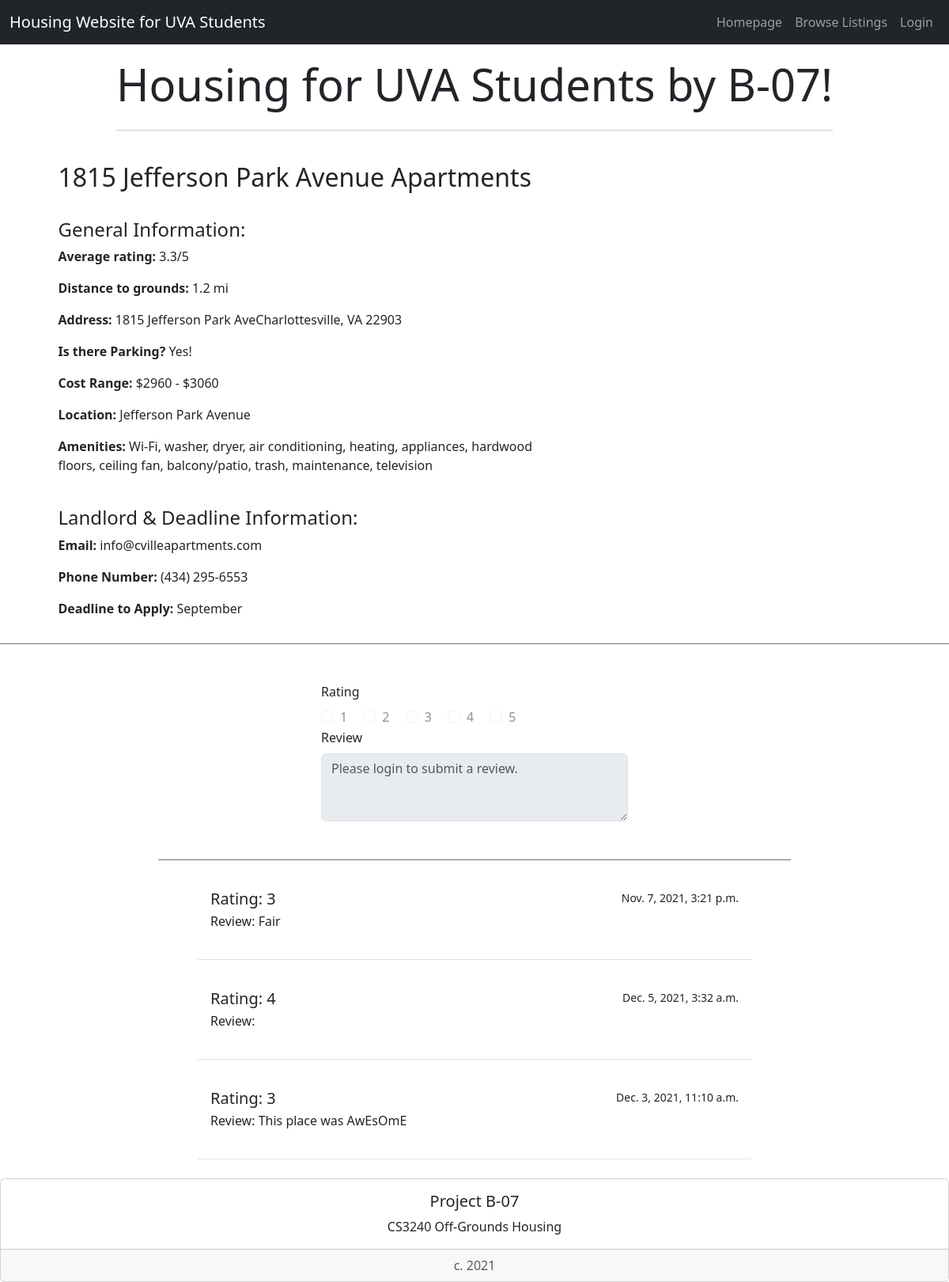
Before: /housing/7/ with the older database file.
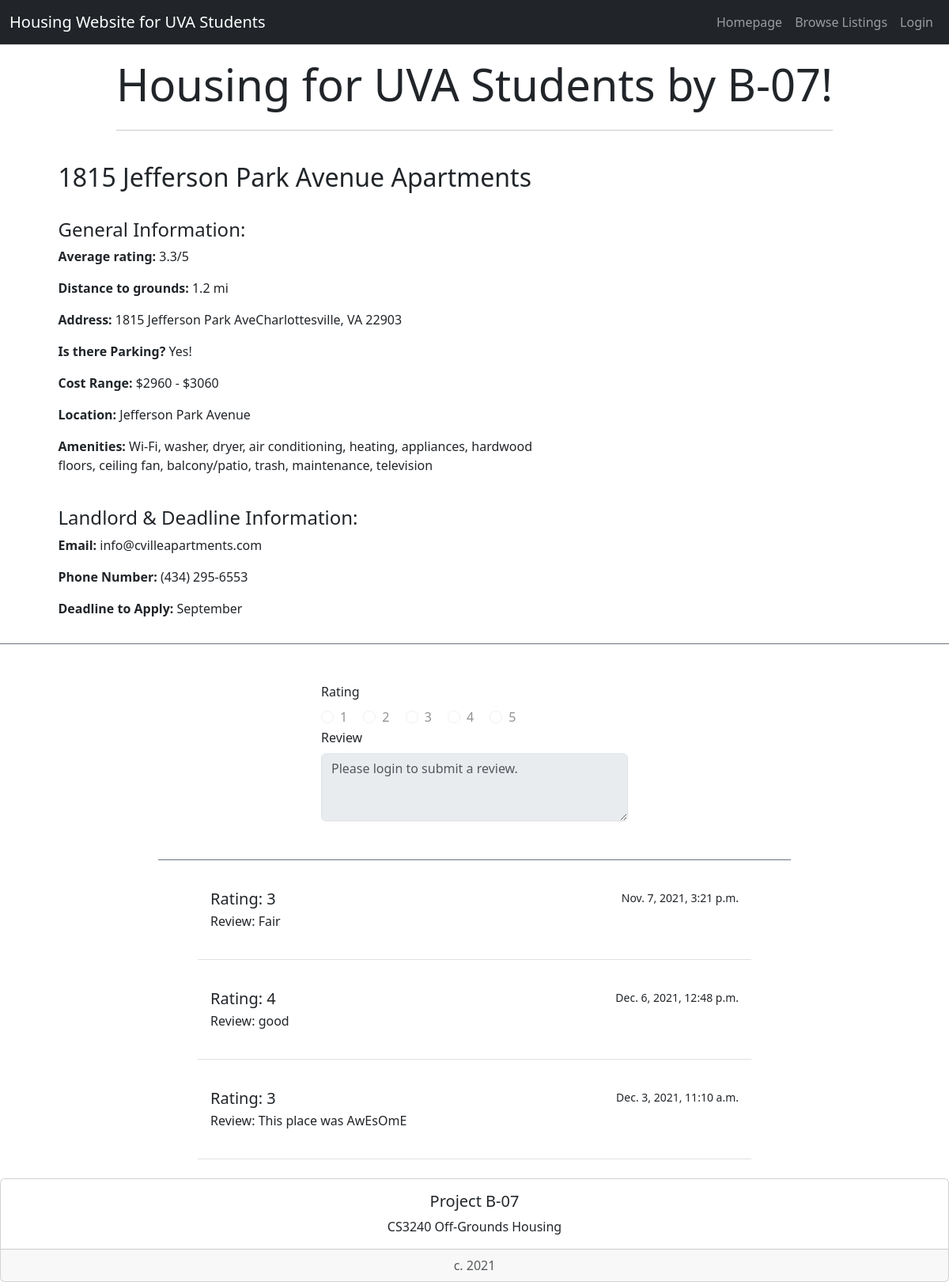
After: the same page with the newer database file.
### housing/models.py (models this page shows, shortened)
class StudentHousing(models.Model):
    name = models.CharField(max_length=200)
    distToGrounds = models.FloatField(default=0)
    parking = models.BooleanField()
    minCost = models.IntegerField(default=0)
    maxCost = models.IntegerField(default=0)
    location = models.TextField(max_length=200, null=True)
    landlordEmail = models.CharField(max_length=200, null=True)
    landlordPhone = models.CharField(max_length=200, null=True)
    amenities = models.TextField(max_length=200, null=True)
    deadline = models.CharField(max_length=200, null=True)
    averageRating = models.FloatField(default=0)
    address = models.TextField(max_length=200, null=True)
    image = models.ImageField(blank=True, null=True) #makes it optional to include an image
    lat = models.FloatField(blank=True, null=True) #leave blank
    long = models.FloatField(blank=True, null=True) #leave blank

class Review(models.Model):
    house = models.ForeignKey(StudentHousing, on_delete=models.CASCADE)
    rating = models.IntegerField(default=0)
    comment = models.TextField(max_length=200, default="")
    pub_date = models.DateTimeField('date published')

### housing/views.py (the view)
# urls.py: path('<int:pk>/', views.DetailView.as_view(), name='detail'),
class DetailView(generic.DetailView):
    model = StudentHousing
    template_name = 'housing/studentHousingOption.html'
    def get_queryset(self):
        return StudentHousing.objects

### housing/templates/housing/studentHousingOption.html (shortened to what this page needs)
<!doctype html>
<link href='https://api.mapbox.com/mapbox-gl-js/v2.3.1/mapbox-gl.css' rel='stylesheet' /> {% load bootstrap5 %} {% bootstrap_css %} {% bootstrap_javascript %} {% load socialaccount %}
<nav class="navbar navbar-expand-lg navbar-dark bg-dark border-bottom box-shadow mb-3">
    <div class="container-fluid">
        <a class="navbar-brand">Housing Website for UVA Students</a>
        <div class="collapse navbar-collapse justify-content-end" id="navbarNav">
            <ul class="navbar-nav">
                <li class="nav-item">
                    <a class="nav-link" href="{% url 'index' %}">Homepage</a>
                </li>
                <li class="nav-item">
                    <a class="nav-link" href="{% url 'housing:studentHousingList' %}">Browse Listings</a>
                </li>
                {% if user.is_authenticated %}
                <li class="nav-item dropdown">
                    <a class="nav-link dropdown-toggle" data-bs-toggle="dropdown" href="#" role="button" id="dropdownMenuLink" aria-haspopup="true" aria-expanded="false">Account</a>
                    <div class="dropdown-menu" aria-labelledby="dropdownMenuLink">
                        <a class="dropdown-item nav-link" style="color:black;" href="{% url 'housing:profile' %}">Profile</a>
                        <a class="dropdown-item nav-link" style="color:black;" href="{% url 'housing:review_list' %}">Manage comments</a>
                    </div>
                </li>
                <li class="nav-item">
                    <a class="nav-link" href="{% url 'housing:submission' %}">Suggest a Listing</a>
                </li>
                <li class="nav-item">
                    <a class="nav-link" href="{% url 'housing:logout' %}">Logout</a>
                </li>
                {% else %}
                <li class="nav-item">
                    <a class="nav-link" href="{% provider_login_url 'google' %}">Login</a>
                </li>
                {% endif %}
            </ul>
        </div>
    </div>
</nav>
<div class="container">
    <div class="col d-flex justify-content-center">
        <div class="jumbotron">
            <h1 class="display-4">Housing for UVA Students by B-07!</h1>
            <hr class="my-4">
        </div>
    </div>
</div>
{% if studenthousing %}
    <div class="row border-bottom border-secondary">
        <div class="col-sm-7">
             <div class="offset-sm-1">
                <div class="card border-0">
                    <div class="card-body">
                        <h2>{{ studenthousing.name }}</h2>
                        <br>
                        <h4>General Information:</h4>
                        {% if studenthousing.averageRating == 0.0 %}
                            <p class='card-text'><b>Average rating: </b>No ratings yet</p>
                        {% else %}
                            <p class='card-text'><b>Average rating: </b>{{ studenthousing.averageRating }}/5</p>
                        {% endif %}
                        <p class='card-text'><b>Distance to grounds:</b> {{ studenthousing.distToGrounds }} mi</p>
                        <p class='card-text'><b>Address: </b>{{ studenthousing.address }}</p>
                        {% if studenthousing.parking == True %}
                            <p class='card-text'><b>Is there Parking? </b> Yes!</p>
                        {% else %}
                            <p class='card-text'><b>Is there Parking? </b> No</p>
                        {% endif %}
                        <p class='card-text'><b>Cost Range: </b>${{ studenthousing.minCost }} - ${{ studenthousing.maxCost }}</p>
                        <p class='card-text'><b>Location: </b>{{ studenthousing.location }}</p>
                        <p class='card-text'><b>Amenities: </b>{{ studenthousing.amenities }}</p>
                        <br>
                        <h4>Landlord & Deadline Information:</h4>
                        <p class='card-text'><b>Email: </b>{{ studenthousing.landlordEmail }}</p>
                        <p class='card-text'><b>Phone Number: </b>{{ studenthousing.landlordPhone }}</p>
                        <p class='card-text'><b>Deadline to Apply: </b>{{ studenthousing.deadline }}</p>
                    </div>
                </div>
            </div>
        </div>
        <div class="col-sm-5">
            <div class="col-sm-11">
                <div class="card border-0">
                    <div class="card-body">
                        <br><br><br>
                        <div id='map' style='width: 500px; height: 400px; margin: auto'></div>
                    </div>
                </div>
            </div>
        </div>
    </div>
{% else %}
<p>No housing details are available.</p>
{% endif %}<br>
<div class="container col-md-8 offset-md-2 border-secondary border-bottom"><br>
<form action="{% url 'housing:review_submit' studenthousing.id %}" method="post">
    {% if user.is_authenticated %}
    <label for="FieldSet1" class="form-label col-md-6 offset-md-3">Rating</label>
    <fieldset id="FieldSet1" class="col-md-6 offset-md-3">
        <div class="form-check form-check-inline">
            <input class="form-check-input" type="radio" name="rating" id="inlineRadio1" value="1">
            <label class="form-check-label" for="inlineRadio1">1</label>
        </div>
        <div class="form-check form-check-inline">
            <input class="form-check-input" type="radio" name="rating" id="inlineRadio2" value="2">
            <label class="form-check-label" for="inlineRadio2">2</label>
        </div>
        <div class="form-check form-check-inline">
            <input class="form-check-input" type="radio" name="rating" id="inlineRadio3" value="3">
            <label class="form-check-label" for="inlineRadio3">3</label>
        </div>
        <div class="form-check form-check-inline">
            <input class="form-check-input" type="radio" name="rating" id="inlineRadio4" value="4">
            <label class="form-check-label" for="inlineRadio4">4</label>
        </div>
        <div class="form-check form-check-inline">
            <input class="form-check-input" type="radio" name="rating" id="inlineRadio5" value="5">
            <label class="form-check-label" for="inlineRadio5">5</label>
        </div>
    </fieldset>
    <div class="col-md-6 offset-md-3">
        <label for="Textarea1" class="form-label">Review</label>
        <textarea class="form-control w-100" id="Textarea1" name="comment" rows="3" placeholder="Please write your comment here."></textarea>
        <br>
        <button class="btn btn-primary offset-md-5" type="submit">Submit</button>
    </div><br> {% else %}
    <label for="FieldSet2" class="form-label col-md-6 offset-md-3">Rating</label>
    <fieldset id="FieldSet2" class="col-md-6 offset-md-3">
        <div class="form-check form-check-inline">
            <input class="form-check-input" type="radio" name="Rating" id="inlineRadio6" value=1 disabled>
            <label class="form-check-label" for="inlineRadio6">1</label>
        </div>
        <div class="form-check form-check-inline">
            <input class="form-check-input" type="radio" name="Rating" id="inlineRadio7" value=2 disabled>
            <label class="form-check-label" for="inlineRadio7">2</label>
        </div>
        <div class="form-check form-check-inline">
            <input class="form-check-input" type="radio" name="Rating" id="inlineRadio8" value=3 disabled>
            <label class="form-check-label" for="inlineRadio8">3</label>
        </div>
        <div class="form-check form-check-inline">
            <input class="form-check-input" type="radio" name="Rating" id="inlineRadio9" value=4 disabled>
            <label class="form-check-label" for="inlineRadio9">4</label>
        </div>
        <div class="form-check form-check-inline">
            <input class="form-check-input" type="radio" name="Rating" id="inlineRadio10" value=5 disabled>
            <label class="form-check-label" for="inlineRadio10">5</label>
        </div>
    </fieldset>
    <div class="col-md-6 offset-md-3">
        <label for="Textarea2" class="form-label">Review</label>
        <textarea class="form-control" id="Textarea2" name="comment" rows="3" placeholder="Please login to submit a review." disabled></textarea>
    </div><br>
    {% endif %}
</form><br>
</div><br>
<div class="list-group list-group-flush">
    {% for review in studenthousing.review_set.all %}
    <div class="list-group-item" style="margin-left: 250px; margin-right: 250px; margin-top: 5px;">
        <div class="d-flex w-100 justify-content-between">
            <h5 class="mb-1">Rating: {{review.rating}}</h5>
            <small>{{review.pub_date}}</small>
        </div>
        <p class="mb-1">Review: {{review.comment}}<br><br></p>
    </div><br> {% endfor %}
</div>
<div style="bottom:0; width:100%" class="card text-center">
    <div class="card-body">
        <h5 class="card-title">Project B-07</h5>
        <p class="card-text">CS3240 Off-Grounds Housing</p>
    </div>
    <div class="card-footer text-muted">
        c. 2021
    </div>
</div>

Changed rows visible on the page:
changed Review: pub_date "Dec. 5, 2021, 3:32 a.m." → "Dec. 6, 2021, 12:48 p.m."; comment (not shown) → "good"
